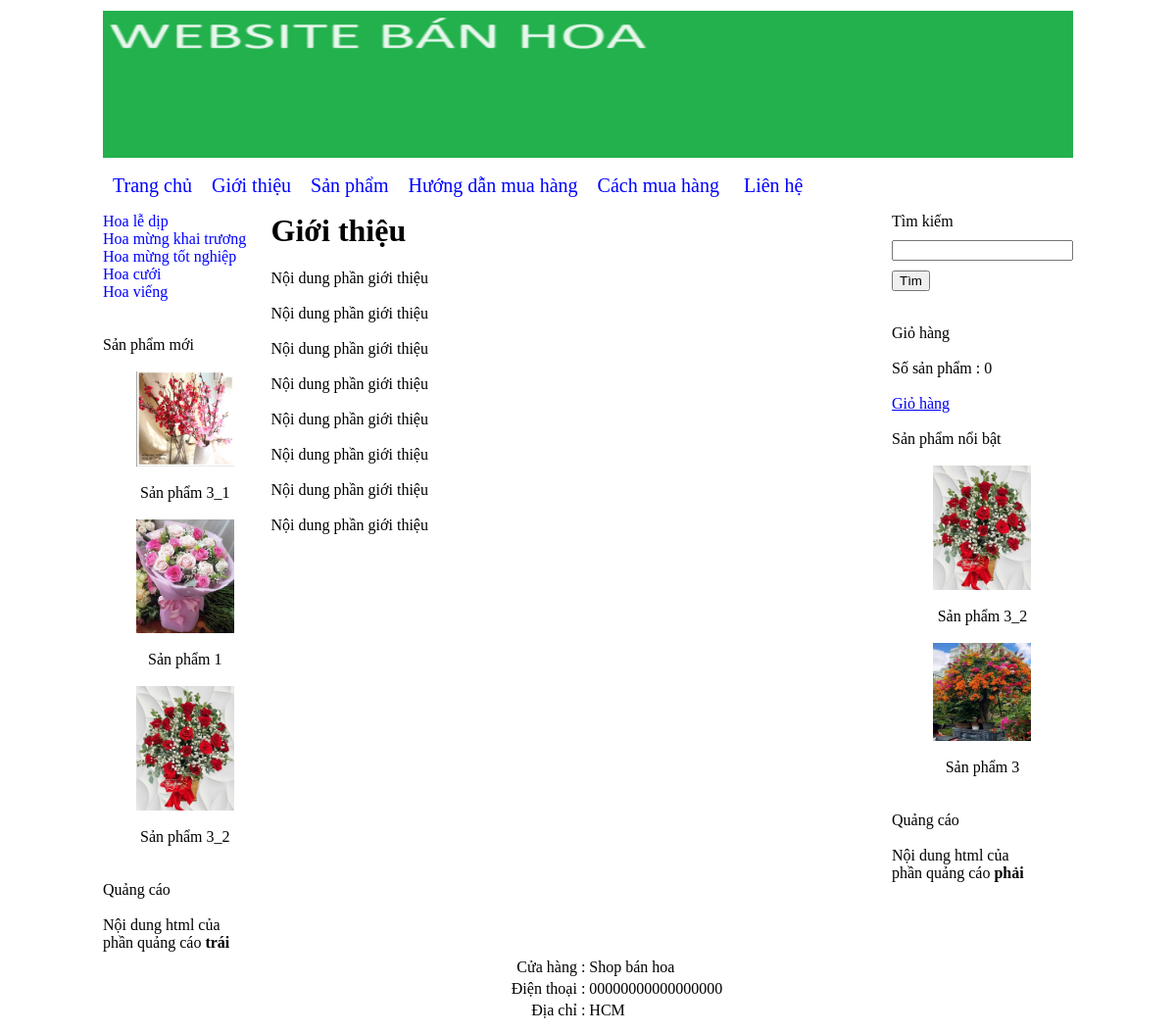
Page /Duan/index.php?thamso=xuat_mot_tin&id=1 on the committed database.
### tables this page shows
CREATE TABLE `banner` (
  `id` int NOT NULL,
  `hinh` varchar(256) NOT NULL,
  `rong` varchar(256) NOT NULL,
  `cao` varchar(256) NOT NULL
);

CREATE TABLE `menu_ngang` (
  `id` int NOT NULL,
  `ten` varchar(256) NOT NULL,
  `noi_dung` mediumtext NOT NULL,
  `loai_menu` varchar(256) NOT NULL
);

CREATE TABLE `menu_doc` (
  `id` int NOT NULL,
  `ten` varchar(256) NOT NULL
);

CREATE TABLE `san_pham` (
  `id` int NOT NULL,
  `ten` varchar(256) NOT NULL,
  `gia` int NOT NULL,
  `hinh_anh` varchar(256) NOT NULL,
  `noi_dung` mediumtext NOT NULL,
  `thuoc_menu` int NOT NULL,
  `noi_bat` varchar(256) NOT NULL,
  `trang_chu` varchar(256) NOT NULL,
  `sap_xep_trang_chu` int NOT NULL
);

CREATE TABLE `quang_cao` (
  `id` int NOT NULL,
  `html` mediumtext NOT NULL,
  `vi_tri` varchar(256) NOT NULL
);

CREATE TABLE `footer` (
  `id` int NOT NULL,
  `html` mediumtext NOT NULL
);

### Duan/chuc_nang/menu_ngang/menu_ngang.php (the view, shortened to what this page needs)
<?php
    $servername = "localhost";
    $username = "admin01";
    $password = "123admin123";
    $dbname = "ban_hang";
    $conn = new mysqli($servername, $username, $password, $dbname);
    $tv = "SELECT id, ten, loai_menu FROM menu_ngang ORDER BY id";
    $tv_1 = $conn->query($tv);
    echo "<div class='menu_ngang'>";
    echo "<a href='index.php'>Trang chủ</a>";
    while ($tv_2 = $tv_1->fetch_assoc()) {
        if ($tv_2['loai_menu'] == "") {
            $link_menu = "?thamso=xuat_mot_tin&id=" . $tv_2['id'];
        } elseif ($tv_2['loai_menu'] == "san_pham") {
            $link_menu = "?thamso=xuat_san_pham_2";
        }
        echo "<a href='$link_menu'>";
        echo $tv_2['ten'];
        echo "</a>";
    }
    echo "</div>";
?>

### Duan/chuc_nang/banner/banner.php (shortened to what this page needs)
<?php
    $conn = new mysqli("localhost", "admin01", "123admin123", "ban_hang");
    $tv = "SELECT * FROM banner LIMIT 0,1";
    $result = $conn->query($tv);
    if ($result->num_rows > 0) {
        $tv_2 = $result->fetch_assoc();
        $link_hinh = "chuc_nang/hinh_anh/banner/" . $tv_2['hinh'];
        echo "<img src='" . $link_hinh . "' width='" . $tv_2['rong'] . "' height='" . $tv_2['cao'] . "' >";
    }
?>

### Duan/chuc_nang/menu_doc/menu_doc.php (shortened to what this page needs)
<?php
    $servername = "localhost";
    $username = "admin01";
    $password = "123admin123";
    $dbname = "ban_hang";
    $conn = new mysqli($servername, $username, $password, $dbname);
    $tv = "SELECT * FROM menu_doc ORDER BY id";
    $tv_1 = $conn->query($tv);
    echo "<div class='menu_doc'>";
    while ($tv_2 = $tv_1->fetch_assoc()) {
        $id = $tv_2['id'];
        $ten = $tv_2['ten'];
        $link = "?thamso=xuat_san_pham&id=" . urlencode($id);
        echo "<a href='$link'>";
        echo $ten;
        echo "</a>";
    }
    echo "</div>";
?>

### Duan/chuc_nang/san_pham/moi.php (shortened to what this page needs)
<br><br>
Sản phẩm mới <br><br>
<center>
    <?php
        $mysqli = new mysqli("localhost", "admin01", "123admin123", "ban_hang");
        $query = "SELECT id, ten, hinh_anh FROM san_pham ORDER BY id DESC LIMIT 0,3";
        $result = $mysqli->query($query);
        while($row = $result->fetch_assoc()) {
            $link_anh = "chuc_nang/hinh_anh/san_pham/" . $row['hinh_anh'];
            $link_chi_tiet = "?thamso=chi_tiet_san_pham&id=" . $row['id'];
            echo "<a href='$link_chi_tiet'>";
                echo "<img src='$link_anh' width='100px'>";
            echo "</a>";
            echo "<br><br>";
            echo $row['ten'];
            echo "<br>";
            echo "<br>";
        }
    ?>
</center>

### Duan/chuc_nang/quang_cao/trai.php (shortened to what this page needs)
<br>Quảng cáo <br><br>
<?php
    $conn = new mysqli("localhost", "admin01", "123admin123", "ban_hang");
    $vi_tri = 'trai';
    $tv = "SELECT html FROM quang_cao WHERE vi_tri='$vi_tri'";
    $result = $conn->query($tv);
    if ($result->num_rows > 0) {
        $tv_2 = $result->fetch_assoc();
        echo $tv_2['html'];
    } else {
        echo "Không có quảng cáo.";
    }
?>

### Duan/chuc_nang/xuat_mot_tin.php (shortened to what this page needs)
<?php
    $id = $_GET['id'];
    $servername = "localhost";
    $username = "admin01";
    $password = "123admin123";
    $dbname = "ban_hang";
    $conn = new mysqli($servername, $username, $password, $dbname);
    $tv = "SELECT * FROM menu_ngang WHERE id='$id'";
    $tv_1 = $conn->query($tv);
    if ($tv_1->num_rows > 0) {
        $tv_2 = $tv_1->fetch_assoc();
        echo "<h1>";
        echo $tv_2['ten'];
        echo "</h1>";
        echo $tv_2['noi_dung'];
    } else {
        echo "Không tìm thấy dữ liệu";
    }
?>

### Duan/chuc_nang/san_pham/noi_bat.php (shortened to what this page needs)
<br><br>
Sản phẩm nổi bật <br><br>
<center>
    <?php
        $mysqli = new mysqli("localhost", "admin01", "123admin123", "ban_hang");
        $query = "SELECT id, ten, hinh_anh FROM san_pham WHERE noi_bat='co' ORDER BY id DESC LIMIT 0,3";
        $result = $mysqli->query($query);
        while ($row = $result->fetch_assoc()) {
            $link_anh = "chuc_nang/hinh_anh/san_pham/" . $row['hinh_anh'];
            $link_chi_tiet = "?thamso=chi_tiet_san_pham&id=" . $row['id'];
            echo "<a href='$link_chi_tiet' >";
                echo "<img src='$link_anh' width='100px' >";
            echo "</a>";
            echo "<br><br>";
            echo $row['ten'];
            echo "<br>";
            echo "<br>";
        }
    ?>
</center>

### Duan/chuc_nang/quang_cao/phai.php (shortened to what this page needs)
<br>Quảng cáo <br><br>
<?php
    $conn = new mysqli("localhost", "admin01", "123admin123", "ban_hang");
    $vi_tri = 'phai';
    $tv = "SELECT html FROM quang_cao WHERE vi_tri='$vi_tri'";
    $result = $conn->query($tv);
    if ($result->num_rows > 0) {
        $tv_2 = $result->fetch_assoc();
        echo $tv_2['html'];
    } else {
        echo "Không có quảng cáo.";
    }
?>

### Duan/chuc_nang/footer/footer.php (shortened to what this page needs)
<?php
    $conn = new mysqli("localhost", "admin01", "123admin123", "ban_hang");
    $tv = "SELECT * FROM footer LIMIT 0,1";
    $result = $conn->query($tv);
    if ($result->num_rows > 0) {
        $tv_2 = $result->fetch_assoc();
        echo $tv_2['html'];
    }
?>

### Duan/giao_dien/giao_dien.css (style rules this page uses)
div.menu_ngang a { color:blue; margin-left: 10px; margin-right: 10px; text-decoration: none; font-size:20px; }
div.menu_doc a { color:blue; text-decoration: none; display:block; }

### rows in the picture
banner: hinh (picture)
menu_ngang: ten "Giới thiệu", noi_dung "Nội dung phần giới thiệu Nội dung phần giới thiệu Nội dung phần giới thiệu Nội dung phần giới thiệu Nội dung phần giới thiệu Nội dung phần giới thiệu Nội dung phần giới thiệu Nội dung phần giới thiệu"
menu_ngang: ten "Sản phẩm"
menu_ngang: ten "Hướng dẫn mua hàng"
menu_ngang: ten "Cách mua hàng"
menu_ngang: ten "Liên hệ"
menu_doc: ten "Hoa lễ dịp"
menu_doc: ten "Hoa mừng khai trương"
menu_doc: ten "Hoa mừng tốt nghiệp"
menu_doc: ten "Hoa cưới"
menu_doc: ten "Hoa viếng"
san_pham: hinh_anh (picture), ten "Sản phẩm 3_1"
san_pham: hinh_anh (picture), ten "Sản phẩm 1"
san_pham: hinh_anh (picture), ten "Sản phẩm 3_2"
quang_cao: html "Nội dung html của phần quảng cáo trái"
san_pham: hinh_anh (picture), ten "Sản phẩm 3"
quang_cao: html "Nội dung html của phần quảng cáo phải"
footer: html "Cửa hàng : Shop bán hoa Điện thoại : 00000000000000000 Địa chỉ : HCM"

### other values in the picture
$so_luong "0"
